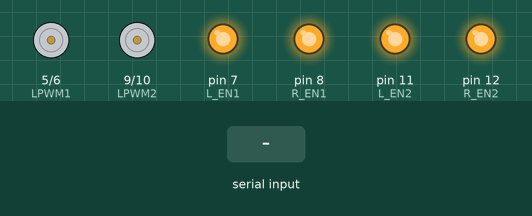
Simulated run of this sketch. Board: Arduino Uno, built with avr-gcc and run on an emulated ATmega328P. On the bench: motor-driver pin pairs drawn as motors (green arrow = first pin HIGH = forward, orange = second pin HIGH = backward, longer = more drive), output pins drawn as LEDs (lit = HIGH). Inputs (shaded band) come from the test bench.

Above: at 1.2 s.
1.3 s: "90,45\n" received over Serial
At 2.5 s:
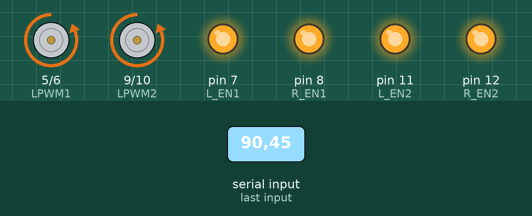
2.8 s: "30,150\n" received over Serial
At 3.8 s:
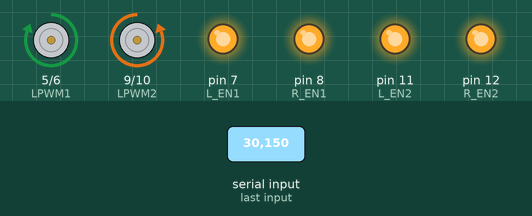
4.3 s: "5\n" received over Serial
At 5.0 s:
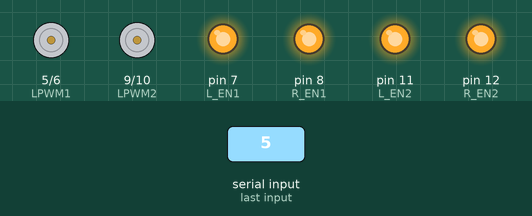
5.8 s: "1,90\n" received over Serial
At 6.1 s:
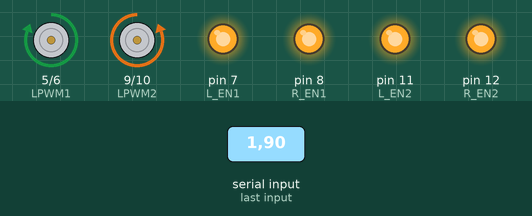
Timing chart, 0 to 8.3 s (numbered marks = the images above; inputs shaded):
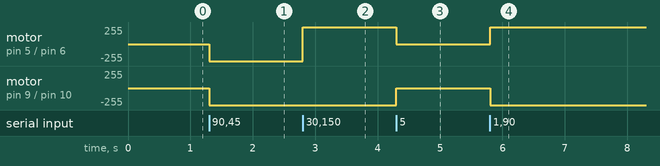

Measured:
- after the input at 1.3 s, motor on pin 5 (LPWM1) / pin 6 (RPWM1), motor on pin 9 (LPWM2) / pin 10 (RPWM2): stopped → backward 255/255 at once
- after the input at 2.8 s, motor on pin 5 (LPWM1) / pin 6 (RPWM1): backward 255/255 → forward 255/255 at once
- after the input at 4.3 s, motor on pin 5 (LPWM1) / pin 6 (RPWM1): forward 255/255 → stopped at once; motor on pin 9 (LPWM2) / pin 10 (RPWM2): backward 255/255 → stopped at once
- after the input at 5.8 s, motor on pin 5 (LPWM1) / pin 6 (RPWM1): stopped → forward 255/255 at once; motor on pin 9 (LPWM2) / pin 10 (RPWM2): stopped → backward 255/255 at once

The sketch:

sketch_mar21a.ino
```cpp
// Author: Ashutosh Singh
// Mar 21, 2025
// IBT-2 Motor Driver Control (200 RPM Motor)

const int LPWM1 = 5;
const int RPWM1 = 6;
const int L_EN1 = 7;
const int R_EN1 = 8;

const int LPWM2 = 9;
const int RPWM2 = 10;
const int L_EN2 = 11;
const int R_EN2 = 12;

const float wheelBase = 0.3; // Distance between left & right wheels (meters)
const int minPWM = 0;  // Minimum PWM to move motor (adjust if needed)
const int maxPWM = 255; // Maximum PWM (full power)
const float radius = 0.05; // Wheel radius in meters
const int maxRPM = 200;

void setup() {
  Serial.begin(115200);

  pinMode(LPWM1, OUTPUT);
  pinMode(RPWM1, OUTPUT);
  pinMode(L_EN1, OUTPUT);
  pinMode(R_EN1, OUTPUT);

  pinMode(LPWM2, OUTPUT);
  pinMode(RPWM2, OUTPUT);
  pinMode(L_EN2, OUTPUT);
  pinMode(R_EN2, OUTPUT);

  // Enable motor drivers
  digitalWrite(L_EN1, HIGH);
  digitalWrite(R_EN1, HIGH);
  digitalWrite(L_EN2, HIGH);
  digitalWrite(R_EN2, HIGH);
}

void loop() {
  if (Serial.available() > 0) {
    String input = Serial.readStringUntil('\n');
    input.trim();

    float linear_vel = 0.0, angular_vel = 0.0;
    int separatorIndex = input.indexOf(',');
    if (separatorIndex != -1) {
      linear_vel = input.substring(0, separatorIndex).toFloat();
      angular_vel = input.substring(separatorIndex + 1).toFloat();
    }

    // Calculate wheel velocities (m/s)
    float leftWheelSpeed = (linear_vel/2) - ((angular_vel * wheelBase) / 2);
    float rightWheelSpeed = (linear_vel/2) + ((angular_vel * wheelBase) / 2);

    // Convert to RPM
    float RPM_L = abs((leftWheelSpeed / radius) * (60 / (2 * M_PI)));
    float RPM_R = abs((rightWheelSpeed / radius) * (60 / (2 * M_PI)));

    // Convert RPM to PWM (using 200 RPM max)
    int PWM_L = map(RPM_L, 0, maxRPM, minPWM, maxPWM);
    int PWM_R = map(RPM_R, 0, maxRPM, minPWM, maxPWM);

    // Constrain values to avoid overflow
    PWM_L = constrain(PWM_L, minPWM, maxPWM);
    PWM_R = constrain(PWM_R, minPWM, maxPWM);

    // Control Left Motor
    if (leftWheelSpeed > 0) {
      analogWrite(LPWM1, 0);
      analogWrite(RPWM1, PWM_L);
    } else if (leftWheelSpeed < 0) {
      analogWrite(LPWM1, PWM_L);
      analogWrite(RPWM1, 0);
    } else {
      analogWrite(LPWM1, 0);
      analogWrite(RPWM1, 0);
    }

    // Control Right Motor
    if (rightWheelSpeed > 0) {
      analogWrite(LPWM2, 0);
      analogWrite(RPWM2, PWM_R);
    } else if (rightWheelSpeed < 0) {
      analogWrite(LPWM2, PWM_R);
      analogWrite(RPWM2, 0);
    } else {
      analogWrite(LPWM2, 0);
      analogWrite(RPWM2, 0);
    }
  }
}
```
